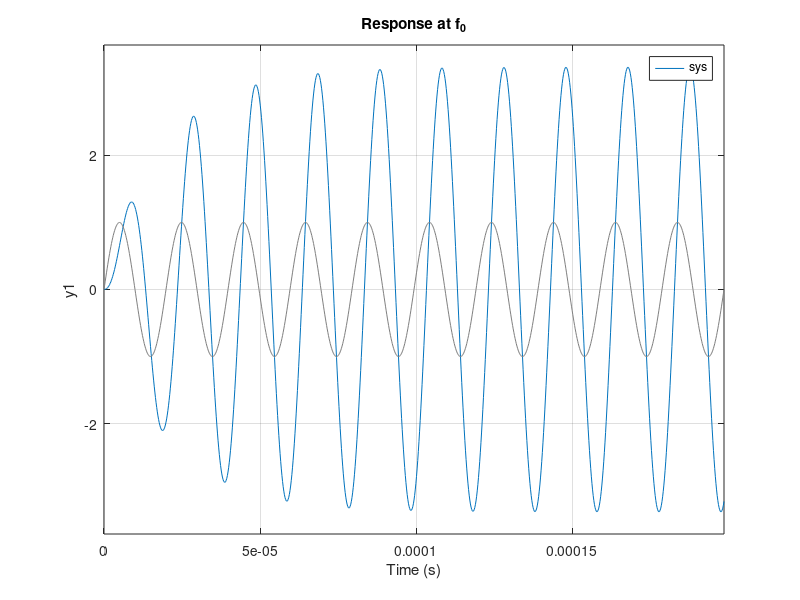
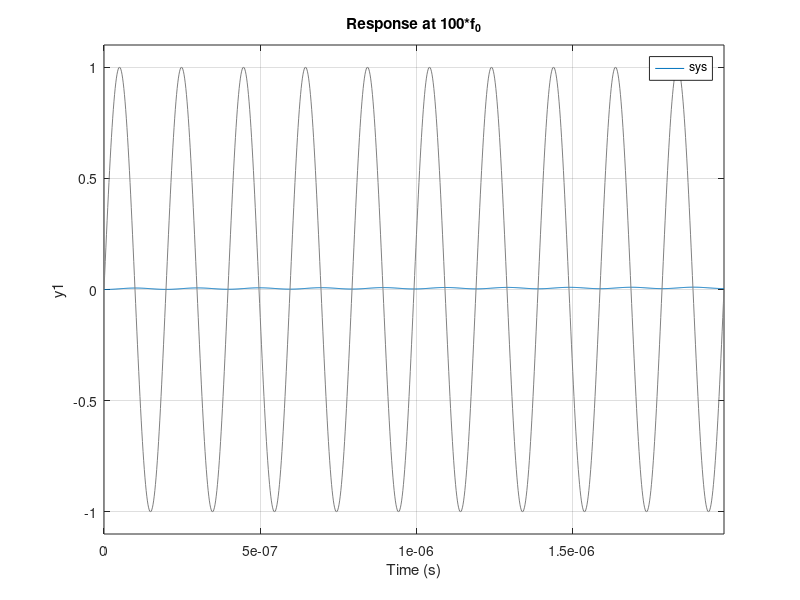
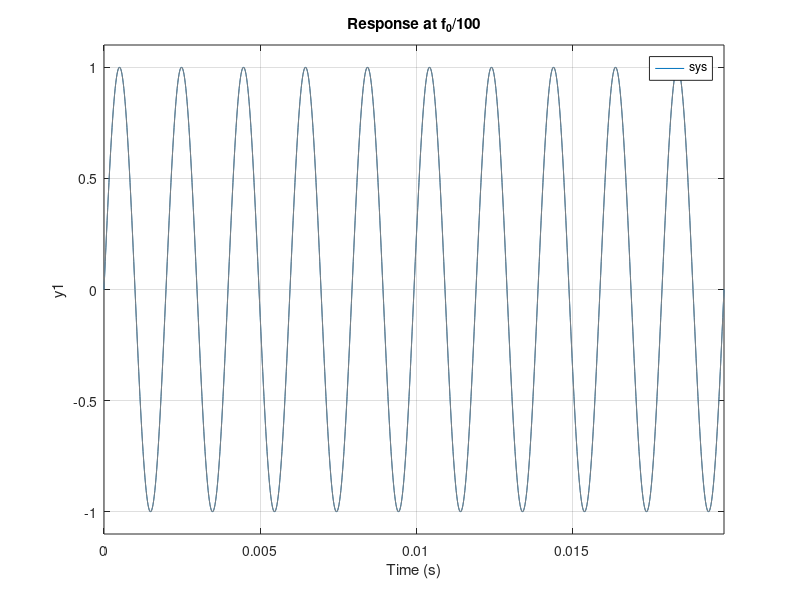

Reproduce these figures in MATLAB, in order.
% Circuit parameters
R = 100;
L = 1e-3;     % 10 microHenries
C = 0.01e-6;  % 0.01 microFarads

% % Define the transfer function for Vout = VL + VC in a series RLC
% num = [1];
% den = [L*C, R*C, 1];
% Define the transfer function for Vout = V_C + V_R in a series RLC
num = [R*C,1];
den = [L*C, R*C, 1];

% Transfer function model
sys = tf(num, den);

% Resonant frequency
f0 = 1/(2*pi*sqrt(L*C));
disp(['Resonant Frequency (f0): ', num2str(f0/1e3), ' kHz']);





%------------------------------------------------------
% Frequency of interest (f0)
f_test = f0;
t = [0:0.01/f_test:10/f_test]; 

figure(1)
% Sinusoidal input at f_test
x_test = sin(2*pi*f_test*t);
lsim(sys, x_test, t);

title(['Response at f_0']);
xlabel('Time (s)');
ylabel('y1');
% legend('Input (Vin)', 'Output (Vout)');
grid on;
%------------------------------------------------------






%2. Frequency of interest (f0*100)
f_test2 = f0*100;
t2 = [0:0.01/f_test2:10/f_test2]; 

% Sinusoidal input at f_test
x_test2 = sin(2*pi*f_test2*t2);

 figure(2);
lsim(sys, x_test2, t2);
title(['Response at 100*f_0']);
xlabel('Time (s)');
ylabel('y1');
% legend('Input (Vin)', 'Output (Vout)');
grid on;
%---------------------------------------------------------






%3. Frequency of interest (f0/100)
f_test3 = f0/100;
t3 = [0:0.01/f_test3:10/f_test3]; 

% Sinusoidal input at f_test
x_test3 = sin(2*pi*f_test3*t3);

figure(3);
lsim(sys, x_test3, t3);
title(['Response at f_0/100']);
xlabel('Time (s)');
ylabel('y1');
% legend('Input (Vin)', 'Output (Vout)');
grid on;

%--------------------------------------------------------
